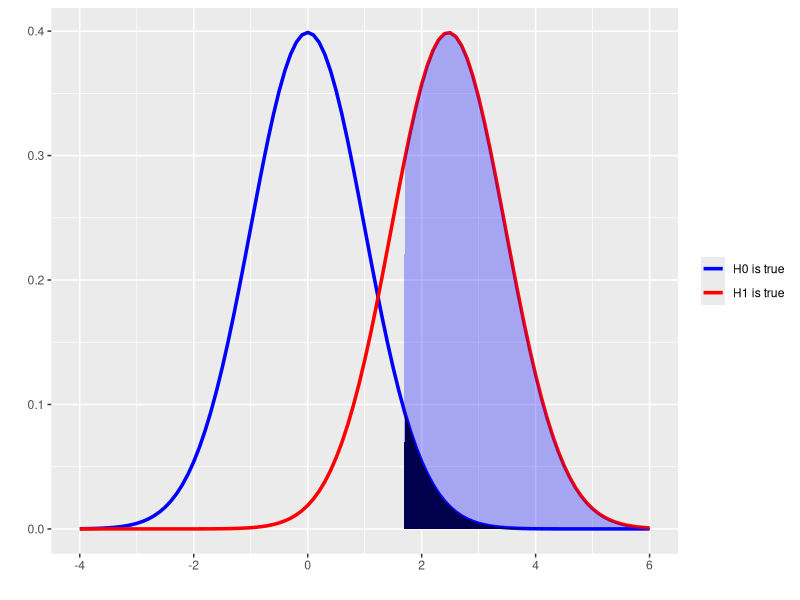
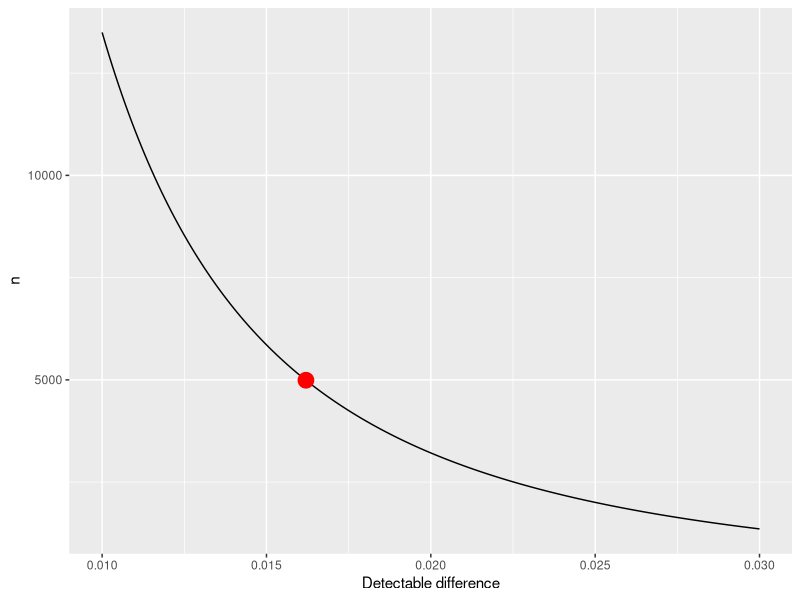
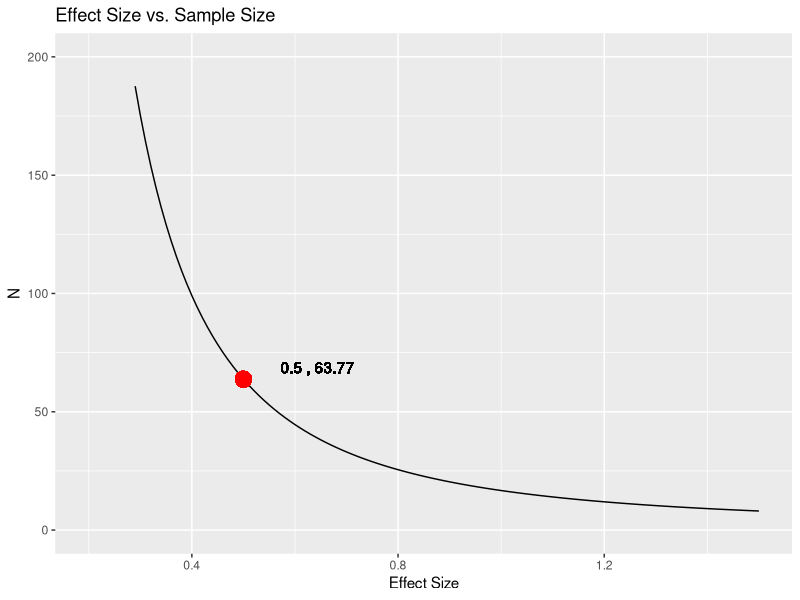

Write the R code that produced these figures, in order.
# Visual Representation of the Power and the Significance Level
library(ggplot2)

x <- seq(-4, 6, 0.1) # 100 values between -4 and 6, incremented by 0.1 (mean = 1.0)

# initialize two means
mean1 <- 0.00
mean2 <- 2.47

# data frame of x vector, randomly distributed values about mean1, randomly distributed values about mean2
dat <- data.frame(x = x, y1 = dnorm(x, mean1, 1), y2 = dnorm(x, mean2, 1))

# plot both distributions (y1 and y2);
ggplot(dat, aes(x = x)) +
  geom_line(aes(y = y1, colour = 'H0 is true'), size = 1.2) +
  geom_line(aes(y = y2, colour = 'H1 is true'), size = 1.2) +
  geom_area(aes(y = y1, x = ifelse(x > 1.65, x, NA)), fill = 'black') +
  geom_area(aes(y = y2, x = ifelse(x > 1.65, x, NA)), fill = 'blue', alpha = 0.3) +
  xlab("") + ylab("") + theme(legend.title = element_blank()) +
  scale_colour_manual(breaks = c("H0 is true", "H1 is true"), values = c("blue", "red"))




# Sample Size Requirements at Different Levels of Detectable Difference (Test of Proportions)
# Power increases with sqrt(n)
library(scales)
p1 <- 0.1 # baseline rate
b <- 0.8 # power
a <- 0.05 # significance level
dd <- seq(from = 0.01, to = 0.03, by = 0.0001) # detectable differences
result <- data.frame(matrix(nrow = length(dd), ncol = 2))
names(result) <- c("DD", "ni")
for (i in 1:length(dd)) {
  result[i, "DD"] <- dd[i]
  result[i, "ni"] <- power.prop.test(sig.level = a, p1 = p1, p2 = p1 - dd[i], alternative = 'two.sided', power = b)$n
}
ggplot(data = result, aes(x = DD, y = ni)) +
  geom_line() + 
  ylab("n") + 
  xlab("Detectable difference") + 
  scale_x_continuous(labels = comma) +
  geom_point(data = result[ceiling(result$n / 10) * 10 == 5000, ],aes(x = DD, y = ni), colour = "red", size = 5)

             
             
             
# Power Test of Proportions with Detectable Difference of 0.016
power.prop.test(sig.level=0.05, p1=0.1, p2=0.10-0.016, alternative='two.sided', n=5000)$power




# Effect Size vs. Sample Size Requirement for T-Test (Difference Between Averages)

# replace 0.5 with desired effect size
desired_effect_size = 0.5

# create vector of effect sizes
effect_sizes <- seq(from = 0.2, to = 1.5, by = 0.01)

# initialize data frame for effect size column and sample size column
ES_and_N <- data.frame(matrix(nrow = length(effect_sizes), ncol = 2))

# ES = effect size; ni = sample size requirement for given effect
names(ES_and_N) <- c("ES", "ni")

# compute sample size requirements for vector of effect sizes
# significance level is set to .05 and power is set to .8
for (i in 1:length(effect_sizes)){
  ES_and_N[i, "ES"] <- effect_sizes[i]
  ES_and_N[i, "ni"] <- power.t.test(sig.level = 0.05, d = effect_sizes[i], sd = 1, alternative = 'two.sided', power = 0.8)$n  
}

# plot curve of effect size vs. sample size; mark desired effect with red dot
ggplot(data = ES_and_N, aes(x = ES, y = ni)) + 
  geom_line() + xlab("Effect Size") +   ylab("N") +  
  ggtitle("Effect Size vs. Sample Size") +
  ylim(0, 200) +
  scale_x_continuous() +
  geom_point(data = ES_and_N, aes(x = ES_and_N[ES_and_N$ES == 0.5,]$ES, y = ES_and_N[ES_and_N$ES == 0.5,]$ni), colour = "red", size = 5) +
  geom_text(data = ES_and_N, aes(x = ES_and_N[ES_and_N$ES == 0.5,]$ES, y = ES_and_N[ES_and_N$ES == 0.5,]$ni, label = paste(ES_and_N[ES_and_N$ES == 0.5,]$ES, ",", round(ES_and_N[ES_and_N$ES == 0.5,]$ni, 2)), hjust=-.5, vjust=-.5))

